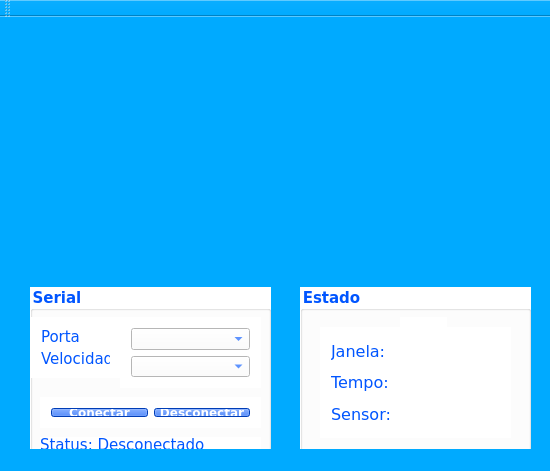
<?xml version="1.0" encoding="UTF-8"?>
<ui version="4.0">
 <class>MainWindow</class>
 <widget class="QMainWindow" name="MainWindow">
  <property name="geometry">
   <rect>
    <x>0</x>
    <y>0</y>
    <width>550</width>
    <height>471</height>
   </rect>
  </property>
  <property name="font">
   <font>
    <family>DejaVu Sans</family>
    <pointsize>9</pointsize>
   </font>
  </property>
  <property name="windowTitle">
   <string>MainWindow</string>
  </property>
  <property name="styleSheet">
   <string notr="true">background-color: rgb(0, 170, 255);</string>
  </property>
  <widget class="QWidget" name="centralWidget">
   <widget class="QGroupBox" name="groupBox_3">
    <property name="geometry">
     <rect>
      <x>300</x>
      <y>270</y>
      <width>231</width>
      <height>181</height>
     </rect>
    </property>
    <property name="font">
     <font>
      <family>DejaVu Sans</family>
      <pointsize>11</pointsize>
      <weight>75</weight>
      <bold>true</bold>
     </font>
    </property>
    <property name="styleSheet">
     <string notr="true">background-color: rgb(255, 255, 255);
color: rgb(0, 85, 255);
border-color: rgb(103, 103, 103);</string>
    </property>
    <property name="title">
     <string>Estado</string>
    </property>
    <widget class="QLabel" name="label_estado_janela">
     <property name="geometry">
      <rect>
       <x>100</x>
       <y>30</y>
       <width>47</width>
       <height>13</height>
      </rect>
     </property>
     <property name="text">
      <string/>
     </property>
    </widget>
    <widget class="QWidget" name="layoutWidget">
     <property name="geometry">
      <rect>
       <x>20</x>
       <y>40</y>
       <width>191</width>
       <height>111</height>
      </rect>
     </property>
     <layout class="QVBoxLayout" name="verticalLayout_3">
      <item>
       <layout class="QHBoxLayout" name="horizontalLayout_4">
        <item>
         <widget class="QLabel" name="label">
          <property name="font">
           <font>
            <family>DejaVu Sans</family>
            <pointsize>12</pointsize>
            <weight>50</weight>
            <bold>false</bold>
           </font>
          </property>
          <property name="styleSheet">
           <string notr="true">color: rgb(0, 85, 255);</string>
          </property>
          <property name="text">
           <string>Janela: </string>
          </property>
         </widget>
        </item>
        <item>
         <widget class="QLabel" name="label_janela">
          <property name="font">
           <font>
            <family>DejaVu Sans</family>
            <pointsize>12</pointsize>
            <weight>75</weight>
            <bold>true</bold>
           </font>
          </property>
          <property name="text">
           <string/>
          </property>
         </widget>
        </item>
       </layout>
      </item>
      <item>
       <layout class="QHBoxLayout" name="horizontalLayout_3">
        <item>
         <widget class="QLabel" name="label_2">
          <property name="font">
           <font>
            <family>DejaVu Sans</family>
            <pointsize>12</pointsize>
            <weight>50</weight>
            <bold>false</bold>
           </font>
          </property>
          <property name="styleSheet">
           <string notr="true">color: rgb(0, 85, 255);</string>
          </property>
          <property name="text">
           <string>Tempo: </string>
          </property>
         </widget>
        </item>
        <item>
         <widget class="QLabel" name="label_tempo">
          <property name="font">
           <font>
            <family>DejaVu Sans</family>
            <pointsize>12</pointsize>
            <weight>75</weight>
            <bold>true</bold>
           </font>
          </property>
          <property name="text">
           <string/>
          </property>
         </widget>
        </item>
       </layout>
      </item>
      <item>
       <layout class="QHBoxLayout" name="horizontalLayout_2">
        <item>
         <widget class="QLabel" name="label_4">
          <property name="font">
           <font>
            <family>DejaVu Sans</family>
            <pointsize>12</pointsize>
            <weight>50</weight>
            <bold>false</bold>
           </font>
          </property>
          <property name="styleSheet">
           <string notr="true">color: rgb(0, 85, 255);</string>
          </property>
          <property name="text">
           <string>Sensor:</string>
          </property>
         </widget>
        </item>
        <item>
         <widget class="QLabel" name="label_sensor">
          <property name="font">
           <font>
            <family>DejaVu Sans</family>
            <pointsize>12</pointsize>
            <weight>75</weight>
            <bold>true</bold>
           </font>
          </property>
          <property name="text">
           <string/>
          </property>
         </widget>
        </item>
       </layout>
      </item>
     </layout>
    </widget>
   </widget>
   <widget class="QGroupBox" name="groupBox_4">
    <property name="geometry">
     <rect>
      <x>30</x>
      <y>270</y>
      <width>241</width>
      <height>181</height>
     </rect>
    </property>
    <property name="font">
     <font>
      <family>DejaVu Sans</family>
      <pointsize>11</pointsize>
      <weight>75</weight>
      <bold>true</bold>
     </font>
    </property>
    <property name="styleSheet">
     <string notr="true">background-color: rgb(255, 255, 255);
color: rgb(0, 85, 255);
border-color: rgb(103, 103, 103);</string>
    </property>
    <property name="title">
     <string>Serial</string>
    </property>
    <widget class="QLabel" name="label_status">
     <property name="geometry">
      <rect>
       <x>10</x>
       <y>150</y>
       <width>221</width>
       <height>16</height>
      </rect>
     </property>
     <property name="font">
      <font>
       <family>DejaVu Sans</family>
       <pointsize>11</pointsize>
       <weight>50</weight>
       <bold>false</bold>
      </font>
     </property>
     <property name="text">
      <string>Status: Desconectado</string>
     </property>
    </widget>
    <widget class="QWidget" name="layoutWidget">
     <property name="geometry">
      <rect>
       <x>10</x>
       <y>110</y>
       <width>221</width>
       <height>31</height>
      </rect>
     </property>
     <layout class="QHBoxLayout" name="horizontalLayout">
      <item>
       <widget class="QPushButton" name="botao_conectar">
        <property name="font">
         <font>
          <family>DejaVu Sans</family>
          <pointsize>9</pointsize>
          <weight>75</weight>
          <bold>true</bold>
         </font>
        </property>
        <property name="styleSheet">
         <string notr="true">background-color: rgb(0, 85, 255);
color: rgb(255, 255, 255);</string>
        </property>
        <property name="text">
         <string>Conectar</string>
        </property>
       </widget>
      </item>
      <item>
       <widget class="QPushButton" name="botao_desconectar">
        <property name="font">
         <font>
          <family>DejaVu Sans</family>
          <pointsize>9</pointsize>
          <weight>75</weight>
          <bold>true</bold>
         </font>
        </property>
        <property name="styleSheet">
         <string notr="true">background-color: rgb(0, 85, 255);
color: rgb(255, 255, 255);</string>
        </property>
        <property name="text">
         <string>Desconectar</string>
        </property>
       </widget>
      </item>
     </layout>
    </widget>
    <widget class="QWidget" name="layoutWidget_2">
     <property name="geometry">
      <rect>
       <x>90</x>
       <y>30</y>
       <width>141</width>
       <height>71</height>
      </rect>
     </property>
     <layout class="QVBoxLayout" name="verticalLayout">
      <item>
       <widget class="QComboBox" name="porta">
        <property name="styleSheet">
         <string notr="true"/>
        </property>
       </widget>
      </item>
      <item>
       <widget class="QComboBox" name="velocidade"/>
      </item>
     </layout>
    </widget>
    <widget class="QWidget" name="layoutWidget_3">
     <property name="geometry">
      <rect>
       <x>0</x>
       <y>30</y>
       <width>91</width>
       <height>61</height>
      </rect>
     </property>
     <layout class="QVBoxLayout" name="verticalLayout_2">
      <item>
       <widget class="QLabel" name="label_porta">
        <property name="font">
         <font>
          <family>DejaVu Sans</family>
          <pointsize>11</pointsize>
          <weight>50</weight>
          <bold>false</bold>
         </font>
        </property>
        <property name="styleSheet">
         <string notr="true">color: rgb(0, 85, 255);</string>
        </property>
        <property name="text">
         <string>Porta</string>
        </property>
       </widget>
      </item>
      <item>
       <widget class="QLabel" name="label_velocidade">
        <property name="font">
         <font>
          <family>DejaVu Sans</family>
          <pointsize>11</pointsize>
          <weight>50</weight>
          <bold>false</bold>
         </font>
        </property>
        <property name="styleSheet">
         <string notr="true">color: rgb(0, 85, 255);</string>
        </property>
        <property name="text">
         <string>Velocidade</string>
        </property>
       </widget>
      </item>
     </layout>
    </widget>
   </widget>
   <widget class="QLabel" name="imagem">
    <property name="enabled">
     <bool>true</bool>
    </property>
    <property name="geometry">
     <rect>
      <x>30</x>
      <y>10</y>
      <width>501</width>
      <height>241</height>
     </rect>
    </property>
    <property name="text">
     <string/>
    </property>
    <property name="pixmap">
     <pixmap>../../../../Downloads/Chuvalert - Slide.png</pixmap>
    </property>
    <property name="scaledContents">
     <bool>true</bool>
    </property>
   </widget>
  </widget>
  <widget class="QMenuBar" name="menuBar">
   <property name="geometry">
    <rect>
     <x>0</x>
     <y>0</y>
     <width>550</width>
     <height>21</height>
    </rect>
   </property>
  </widget>
  <widget class="QToolBar" name="mainToolBar">
   <attribute name="toolBarArea">
    <enum>TopToolBarArea</enum>
   </attribute>
   <attribute name="toolBarBreak">
    <bool>false</bool>
   </attribute>
  </widget>
  <widget class="QStatusBar" name="statusBar"/>
 </widget>
 <layoutdefault spacing="6" margin="11"/>
 <resources/>
 <connections/>
</ui>
